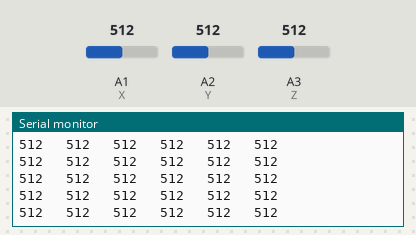
The sketch below on a simulated Arduino Uno, built with avr-gcc and run on an emulated ATmega328P. Shown: the last lines printed to the serial monitor. The test bench sets the inputs (shaded band); at power-on: A1 (X) = 512, A2 (Y) = 512, A3 (Z) = 512.

Above: at 11.2 s.
11.3 s: A1 (X) set to 981
At 12.3 s:
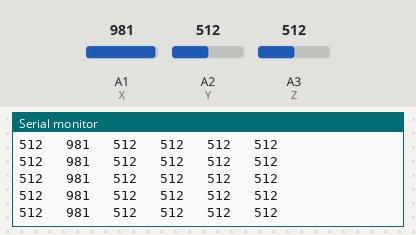
14.3 s: A1 (X) set to 1009
At 15.4 s:
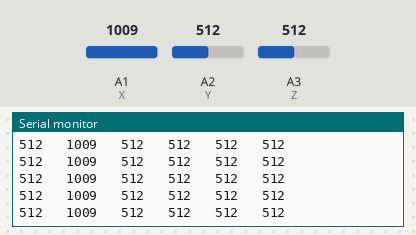
20.3 s: A2 (Y) set to 981
At 21.0 s:
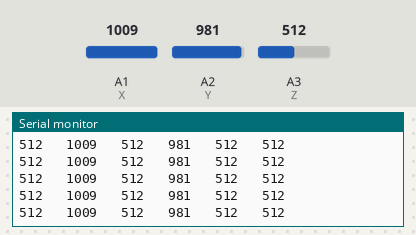
21.8 s: A2 (Y) set to 1017
At 22.9 s:
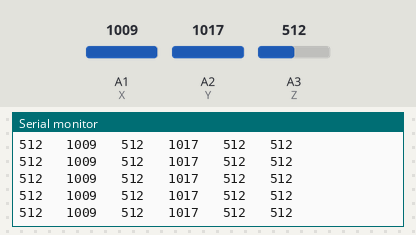
23.3 s: A3 (Z) set to 110
At 24.4 s:
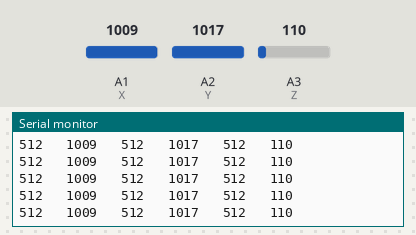
24.8 s: A3 (Z) set to 88
At 25.9 s:
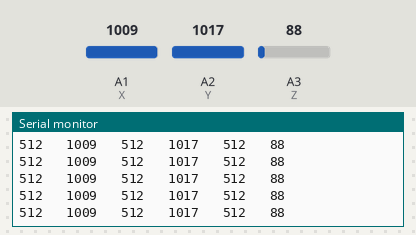
Timing chart, 0 to 27.8 s (numbered marks = the images above; inputs shaded):
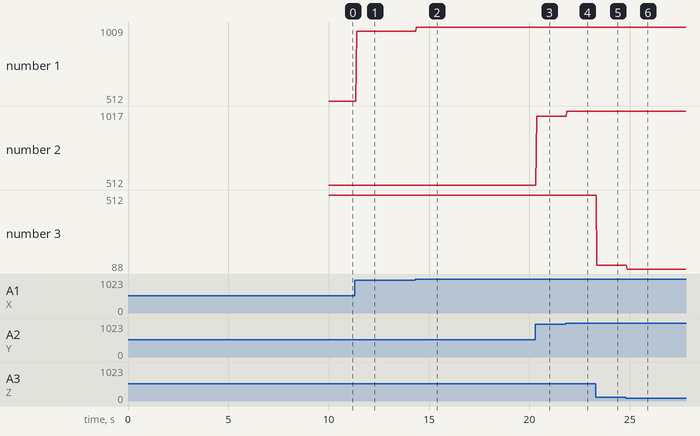

The sketch:

new.ino
```cpp
/***************************************************************Variables Defined Here*****************************************************/
//axis variables
const int X=A1;
const int Y=A2;
const int Z=A3;
const int GND=4;
const int VCC=2;


//compVariables
int avgX;
int avgY;
int avgZ;

//callibration array
int x[10];
int y[10];
int z[10];

//number of observations while callibrating
const int ob=10;
const int obTime=1;
/***************************************************************Functions declaration here**************************************************/
int average(int []);
void calibrate();
/*******************************************************************************************************************************************/


void setup() {
Serial.begin(9600);
 pinMode(X,INPUT);
 pinMode(Y,INPUT);
 pinMode(Z,INPUT);
 pinMode(GND,OUTPUT);
 pinMode(VCC,OUTPUT);

 digitalWrite(VCC,HIGH);
 digitalWrite(GND,LOW);


calibrate();

}

/*+++++++++++++++++++++++++++++++++++++++++++++++++++++++++++++++++++++main loop here++++++++++++++++++++++++++++++++++++++++++++++++++++++++++++++++++++++++++++++*/

void loop() {

  Serial.print(avgX);
  Serial.print("   ");
  Serial.print(analogRead(X));
  Serial.print("   ");
  Serial.print(avgY);
  Serial.print("   ");
  Serial.print(analogRead(Y));
  Serial.print("   ");
  Serial.print(avgZ);
  Serial.print("   ");
  Serial.print(analogRead(Z));
  Serial.println();
}


/************************************************************Function Definitions here*****************************************/
void calibrate()
{

  for(int i=0;i<ob;i++)
  {
    delay(obTime*1000);
    x[i]=analogRead(X);
    y[i]=analogRead(Y);
    z[i]=analogRead(Z);
 }
 avgX=average(x);
 avgY=average(y);
 avgZ=average(z);

}

int average(int a[])
{
 int sum=0;
 for(int i=0;i<ob;i++)
 {
   sum+=a[i];
 }
 return sum/ob;
}
```

Measured:
- after the input at 11.3 s, the serial monitor: prints a new line after 0.09 s (image 1)
- after the input at 14.3 s, the serial monitor: prints a new line after 0.07 s (image 2)
- after the input at 20.3 s, the serial monitor: prints a new line after 0.06 s (image 3)
- after the input at 21.8 s, the serial monitor: prints a new line after 0.06 s (image 4)
- after the input at 23.3 s, the serial monitor: prints a new line after 0.06 s (image 5)
- after the input at 24.8 s, the serial monitor: prints a new line after 0.06 s (image 6)
- plotted number 1: 512 → 981 after the input at 11.3 s, 981 → 1009 after the input at 14.3 s
- plotted number 2: 512 → 981 after the input at 20.3 s, 981 → 1017 after the input at 21.8 s
